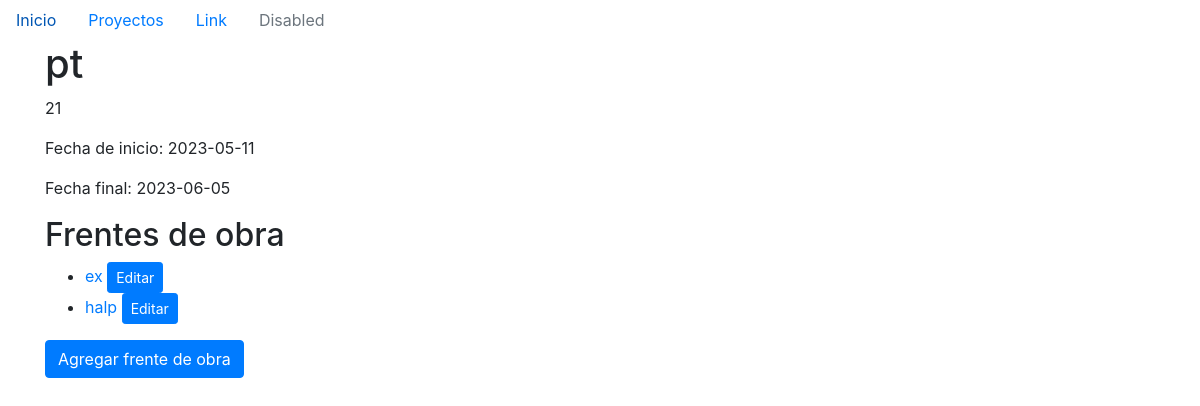
/proyecto/detalles/4, run on the app's committed database.
### models/proyecto.py (models this page shows)
class Proyecto(db.Model):
    id = db.Column(db.Integer, primary_key= True, autoincrement=True)
    nombre = db.Column(db.String(100), nullable=False, unique=True)
    descripcion = db.Column(db.String(200))
    fecha_inicio = db.Column(db.Date, nullable=False)
    fecha_final = db.Column(db.Date, nullable=False)

### models/frente.py (models this page shows)
class Frente(db.Model):
    id = db.Column(db.Integer, primary_key=True)
    nombre = db.Column(db.String(100), nullable=False)
    descripcion = db.Column(db.String(200), nullable=False)
    fecha_inicio = db.Column(db.Date, nullable=False)
    no_contrato = db.Column(db.String(50), nullable=False)
    fecha_final = db.Column(db.Date, nullable=False)
    proyecto_id = db.Column(db.Integer, db.ForeignKey('proyecto.id'), nullable=False)
    proyecto = db.relationship('Proyecto', backref=db.backref('frentes', lazy=True))
    catalogos_relacionados = db.relationship('Catalogo', backref='frente', lazy=True)

### main.py (the view)
@app.route('/proyecto/detalles/<int:id>')
def detalles_proyecto(id):
    proyecto = Proyecto.query.get(id)
    frentes = Frente.query.filter_by(proyecto_id=proyecto.id).all()
    return render_template('detalle_proyecto.html', proyecto=proyecto, frentes=frentes)

### templates/detalle_proyecto.html (shortened to what this page needs)
{% extends 'base.html' %}
{% block content %}
<h1>{{ proyecto.nombre }}</h1>
<p>{{ proyecto.descripcion }}</p>
<p>Fecha de inicio: {{ proyecto.fecha_inicio }}</p>
<p>Fecha final: {{ proyecto.fecha_final }}</p>
<h2>Frentes de obra</h2>
<ul>
  {% for frente in proyecto.frentes %}
  <li>
    <a href="/proyecto/detalles/{{ proyecto.id}}/frente/{{ frente.id}}">{{ frente.nombre }}</a>
    <a href="/proyecto/{{ proyecto.id }}/frente/{{ frente.id}}/editar" class="btn btn-primary btn-sm">Editar</a>
  </li>
  {% endfor %}
</ul>
<a href="/registro/frentes" class="btn btn-primary">Agregar frente de obra</a>
{% endblock %}

### data on the page
Proyecto: nombre "pt", descripcion "21", fecha_inicio "2023-05-11", fecha_final "2023-06-05"
Frente: nombre "ex"
Frente: nombre "halp"
